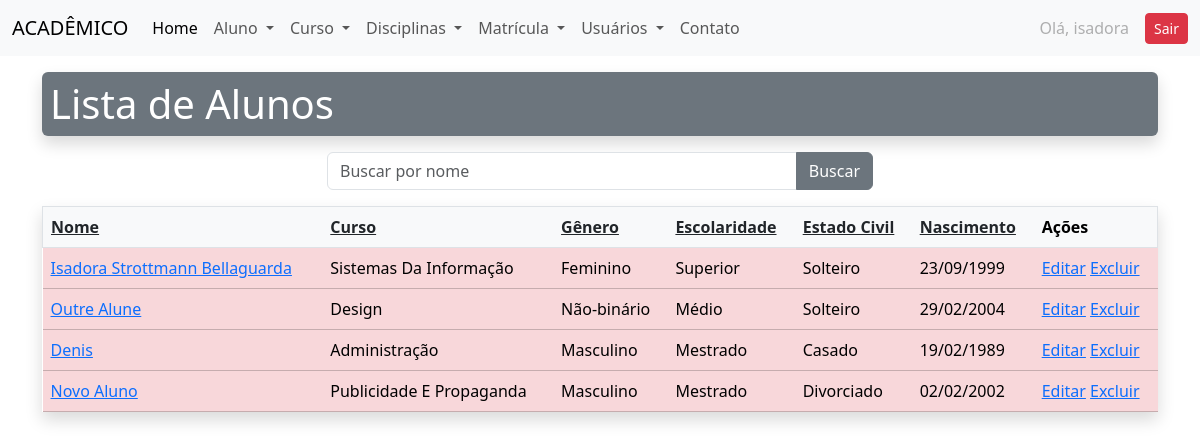
The page /alunos/ (signed in) on the database as committed earlier.
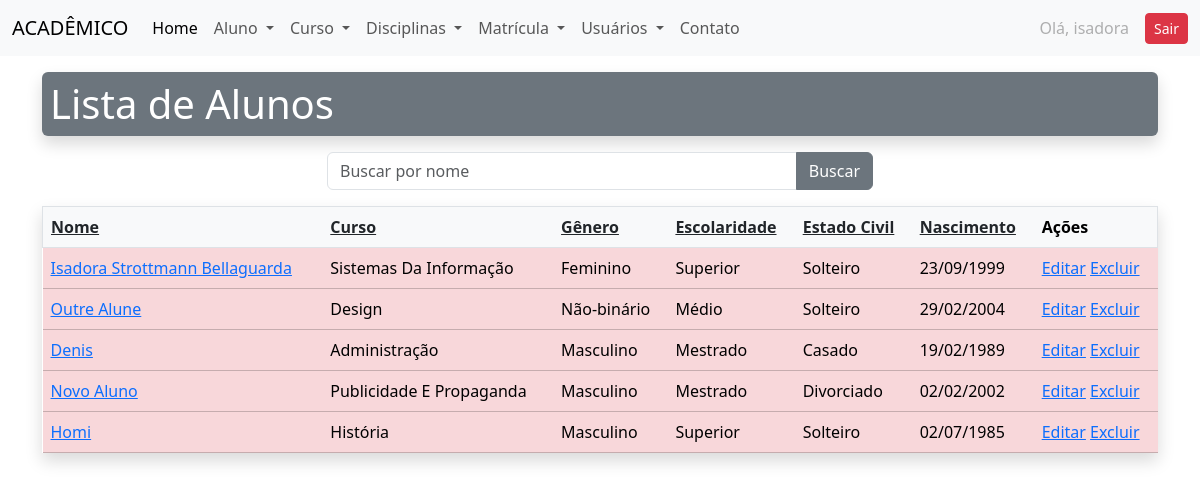
The same page on the database as committed later.
### academico/models.py (models this page shows, shortened)
class Aluno(models.Model):
    nome = models.CharField("digite o nome: ", max_length=100)
    data_nascimento = models.DateField("informe a data de nascimento: ")
    cpf = models.CharField("digite o cpf: ", max_length=14, unique=True)
    genero = models.CharField("selecione o gênero: ", max_length=2, choices=GENERO_CHOICES)
    estado_civil = models.CharField("selecione o estado civil: ", max_length=30, choices=ESTADO_CIVIL_CHOICES)
    escolaridade = models.CharField("selecione o nível de escolaridade: ", max_length=50, choices=ESCOLARIDADE_CHOICES)
    curso = models.ForeignKey(Curso, on_delete=models.RESTRICT)
    ativo = models.BooleanField(default=True)
    foto = StdImageField(
        upload_to='fotos/alunos',
        variations={'thumb': (150, 150), 'medium': (300, 300)},
        blank=True,
        null=True
    )

class Curso(models.Model):
    nome = models.CharField(max_length=100)
    def __str__(self):
        return self.nome

### academico/views.py (the view)
# urls.py: path('alunos/', views.alunos, name='alunos'),
@login_required
def alunos(request):
    query = request.GET.get('busca', '')
    if query:
        alunos = Aluno.objects.filter(ativo=True, nome__icontains=query)
    else:
        alunos = Aluno.objects.filter(ativo=True)
    dados = {
        'alunos': alunos,
        'ativos': True,
        'query': query,
    }
    return render(request, 'academico/lista_alunos.html', dados)

### academico/templates/academico/lista_alunos.html (shortened to what this page needs)
{% extends 'academico/base.html' %}
{% block content %}
<div class="container my-3">
    {% if ativos %}
    <h1 class="bg-secondary text-white shadow rounded py-2 px-2">Lista de Alunos</h1>
    {% else %}
    <h1 class="bg-secondary text-white shadow rounded py-2 px-2">Lista de Alunos Inativos</h1>
    {% endif %}
</div>
{% include 'academico/partials/_busca.html' %}
<div class="container my-3">
    <table class="table table-danger table-hover shadow">
        <tr class="table-light border">
            {% if ativos %}
            <th><a class="text-dark" href="{% url 'ordenar_alunos' 'nome' %}?busca={{ query }}">Nome</a></th>
            <th><a class="text-dark" href="{% url 'ordenar_alunos' 'curso' %}?busca={{ query }}">Curso</a></th>
            <th><a class="text-dark" href="{% url 'ordenar_alunos' 'genero' %}?busca={{ query }}">Gênero</a></th>
            <th><a class="text-dark" href="{% url 'ordenar_alunos' 'escolaridade' %}?busca={{ query }}">Escolaridade</a></th>
            <th><a class="text-dark" href="{% url 'ordenar_alunos' 'estado_civil' %}?busca={{ query }}">Estado Civil</a></th>
            <th><a class="text-dark" href="{% url 'ordenar_alunos' 'data_nascimento' %}?busca={{ query }}">Nascimento</a></th>
            <th>Ações</th>
            {% endif %}
        </tr>
        {% for aluno in alunos %}
        <tr>
            <td><a href="{% url 'detalhes_aluno' aluno.id %}">{{ aluno.nome }}</a></td>
            <td>{{ aluno.curso }}</td>
            <td>{{ aluno.get_genero_display }}</td>
            <td>{{ aluno.get_escolaridade_display }}</td>
            <td>{{ aluno.get_estado_civil_display }}</td>
            <td>{{ aluno.data_nascimento|date:"d/m/Y" }}</td>
            <td>
                {% if ativos %}
                <a href="{% url 'editar_aluno' aluno.id %}">Editar</a>
                <a href="{% url 'excluir_aluno' aluno.id %}">Excluir</a>
                {% else %}
                <a href="{% url 'ativar_aluno' aluno.id %}">Ativar</a>
                {% endif %}
            </td>
        </tr>
        {% endfor %}
    </table>
</div>
{% endblock %}

### academico/templates/academico/base.html (shortened to what this page needs)
<!DOCTYPE html>
<html lang="en">
<head>
  <link href="https://cdn.jsdelivr.net/npm/bootstrap@5.3.6/dist/css/bootstrap.min.css" rel="stylesheet"
>
</head>
<body>
  {% include 'academico/partials/_menu.html' %}
  {% block content %}
  {% endblock %}
</body>
</html>

### academico/templates/academico/partials/_menu.html (shortened to what this page needs)
<nav class="navbar navbar-expand-lg bg-body-tertiary">
  <div class="container-fluid">
    <a class="navbar-brand" href="#">ACADÊMICO</a>
    <div class="collapse navbar-collapse" id="navbarNavDropdown">
      <ul class="navbar-nav">
        <li class="nav-item">
          <a class="nav-link active" aria-current="page" href="{% url 'index' %}">Home</a>
        </li>
        <li class="nav-item dropdown">
          <a class="nav-link dropdown-toggle" href="#" role="button" data-bs-toggle="dropdown" aria-expanded="false">
            Aluno
          </a>
        </li>
        <li class="nav-item dropdown">
          <a class="nav-link dropdown-toggle" href="#" role="button" data-bs-toggle="dropdown" aria-expanded="false">
            Curso
          </a>
        </li>
        <li class="nav-item dropdown">
          <a class="nav-link dropdown-toggle" href="#" role="button" data-bs-toggle="dropdown" aria-expanded="false">
            Disciplinas
          </a>
        </li>
        <li class="nav-item dropdown">
          <a class="nav-link dropdown-toggle" href="#" role="button" data-bs-toggle="dropdown" aria-expanded="false">
            Matrícula
          </a>
        </li>
        <li class="nav-item dropdown">
          <a class="nav-link dropdown-toggle" href="#" role="button" data-bs-toggle="dropdown" aria-expanded="false">
            Usuários
          </a>
        </li>
        <li class="nav-item">
          <a class="nav-link" href="{% url 'contato' %}">Contato</a>
        </li>
      </ul>
      {% if user.is_authenticated %}
      <ul class="navbar-nav ms-auto">
        <li class="nav-item">
          <div class="d-flex align-items-center gap-2">
            <span class="nav-link disabled mb-0">Olá, {{ user.username }}</span>
            <a class="btn btn-danger btn-sm" href="{% url 'logout' %}">Sair</a>
          </div>
        </li>
      </ul>
      {% endif %}
    </div>
  </div>
</nav>

### academico/templates/academico/partials/_busca.html
<div class="container">
    <div class="row">
        <div class="col-6 mx-auto">
            <form method="get">
                <div class="input-group">
                    <input class="form-control" type="text" name="busca" placeholder="Buscar por nome" value="{{ query|default:'' }}">
                    <button type="submit"  class="btn btn-secondary text-white">Buscar</button>
                </div>
            </form>
        </div>
    </div>
</div>

Rows that differ between the two databases and show on the page:
added Aluno: nome "Homi", curso "História", genero "Masculino", escolaridade "Superior", estado_civil "Solteiro", data_nascimento "02/07/1985"
